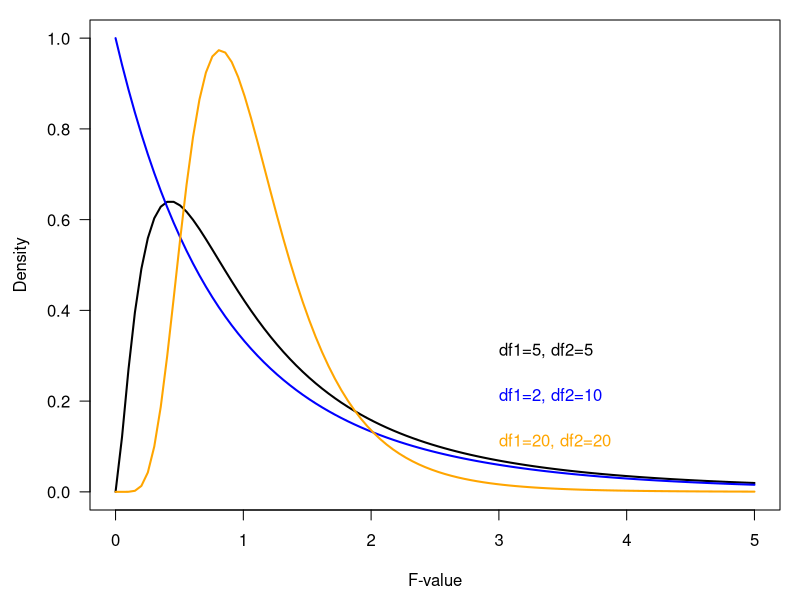

Recreate this plot in R.
## ---- chunk 1
par(mar=c(4.5,4.5,1,1))
x <- seq(0, 5, length=100)
y <- df(x, 5,5)
plot(x, y, type="l", lwd=2, las=1, xlab="F-value", ylab="Density", main="", ylim=c(0,1))
text(3, 0.3, "df1=5, df2=5", adj=c(0,0))
text(3, 0.2, "df1=2, df2=10", adj=c(0,0), col="blue")
text(3, 0.1, "df1=20, df2=20", adj=c(0,0), col="orange")

y <- df(x, 2,10)
lines(x,y, lwd=2, col="blue")
y <- df(x, 20, 20)
lines(x,y, lwd=2, col="orange")

